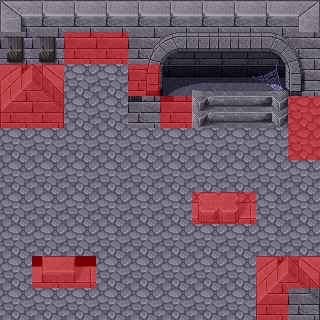

Tiled map render using the project's own tile images. Description and the whole map definition, tile-layer contents included, below:
An orthogonal 10x10 tile map with 32x32 px tiles, 3 tile layers (Tile Layer 1, Tile Layer 2, Collision), 3 tilesets and 1 object (warp).

<map version="1.0" orientation="orthogonal" width="10" height="10" tilewidth="32" tileheight="32">
 <tileset firstgid="1" name="Test" tilewidth="32" tileheight="32">
  <image source="crypt.png" width="512" height="512" />
  <tile id="2">
   <properties>
    <property name="collision" value="true" />
   </properties>
  </tile>
 </tileset>
 <tileset firstgid="257" name="ground_tiles" tilewidth="32" tileheight="32">
  <image source="ground_tiles.png" trans="000000" width="672" height="701" />
 </tileset>
 <tileset firstgid="698" name="tileeee" tilewidth="32" tileheight="32">
  <image source="object-layer_1.png" width="477" height="219" />
 </tileset>
 <layer name="Tile Layer 1" width="10" height="10">
  <data>
   <tile gid="14" />
   <tile gid="15" />
   <tile gid="15" />
   <tile gid="15" />
   <tile gid="15" />
   <tile gid="15" />
   <tile gid="15" />
   <tile gid="15" />
   <tile gid="15" />
   <tile gid="16" />
   <tile gid="202" />
   <tile gid="202" />
   <tile gid="79" />
   <tile gid="79" />
   <tile gid="49" />
   <tile gid="50" />
   <tile gid="51" />
   <tile gid="52" />
   <tile gid="53" />
   <tile gid="54" />
   <tile gid="202" />
   <tile gid="224" />
   <tile gid="224" />
   <tile gid="224" />
   <tile gid="65" />
   <tile gid="66" />
   <tile gid="67" />
   <tile gid="68" />
   <tile gid="69" />
   <tile gid="70" />
   <tile gid="224" />
   <tile gid="224" />
   <tile gid="224" />
   <tile gid="224" />
   <tile gid="44" />
   <tile gid="44" />
   <tile gid="157" />
   <tile gid="158" />
   <tile gid="159" />
   <tile gid="224" />
   <tile gid="224" />
   <tile gid="224" />
   <tile gid="224" />
   <tile gid="224" />
   <tile gid="224" />
   <tile gid="224" />
   <tile gid="224" />
   <tile gid="224" />
   <tile gid="224" />
   <tile gid="224" />
   <tile gid="224" />
   <tile gid="224" />
   <tile gid="224" />
   <tile gid="224" />
   <tile gid="224" />
   <tile gid="224" />
   <tile gid="224" />
   <tile gid="224" />
   <tile gid="224" />
   <tile gid="224" />
   <tile gid="224" />
   <tile gid="224" />
   <tile gid="224" />
   <tile gid="224" />
   <tile gid="224" />
   <tile gid="224" />
   <tile gid="224" />
   <tile gid="224" />
   <tile gid="224" />
   <tile gid="224" />
   <tile gid="224" />
   <tile gid="224" />
   <tile gid="224" />
   <tile gid="224" />
   <tile gid="224" />
   <tile gid="224" />
   <tile gid="224" />
   <tile gid="224" />
   <tile gid="224" />
   <tile gid="224" />
   <tile gid="224" />
   <tile gid="190" />
   <tile gid="191" />
   <tile gid="224" />
   <tile gid="224" />
   <tile gid="224" />
   <tile gid="224" />
   <tile gid="224" />
   <tile gid="203" />
   <tile gid="203" />
   <tile gid="224" />
   <tile gid="224" />
   <tile gid="224" />
   <tile gid="224" />
   <tile gid="224" />
   <tile gid="224" />
   <tile gid="224" />
   <tile gid="224" />
   <tile gid="203" />
   <tile gid="0" />
  </data>
 </layer>
 <layer name="Tile Layer 2" width="10" height="10">
  <data>
   <tile gid="0" />
   <tile gid="0" />
   <tile gid="0" />
   <tile gid="0" />
   <tile gid="0" />
   <tile gid="0" />
   <tile gid="0" />
   <tile gid="0" />
   <tile gid="0" />
   <tile gid="673" />
   <tile gid="0" />
   <tile gid="0" />
   <tile gid="0" />
   <tile gid="0" />
   <tile gid="0" />
   <tile gid="0" />
   <tile gid="0" />
   <tile gid="52" />
   <tile gid="0" />
   <tile gid="0" />
   <tile gid="107" />
   <tile gid="108" />
   <tile gid="0" />
   <tile gid="0" />
   <tile gid="0" />
   <tile gid="0" />
   <tile gid="141" />
   <tile gid="142" />
   <tile gid="143" />
   <tile gid="0" />
   <tile gid="123" />
   <tile gid="124" />
   <tile gid="0" />
   <tile gid="0" />
   <tile gid="0" />
   <tile gid="0" />
   <tile gid="0" />
   <tile gid="0" />
   <tile gid="0" />
   <tile gid="0" />
   <tile gid="0" />
   <tile gid="0" />
   <tile gid="0" />
   <tile gid="0" />
   <tile gid="0" />
   <tile gid="0" />
   <tile gid="0" />
   <tile gid="0" />
   <tile gid="0" />
   <tile gid="0" />
   <tile gid="0" />
   <tile gid="0" />
   <tile gid="0" />
   <tile gid="0" />
   <tile gid="0" />
   <tile gid="0" />
   <tile gid="0" />
   <tile gid="0" />
   <tile gid="0" />
   <tile gid="0" />
   <tile gid="0" />
   <tile gid="0" />
   <tile gid="0" />
   <tile gid="0" />
   <tile gid="0" />
   <tile gid="0" />
   <tile gid="222" />
   <tile gid="223" />
   <tile gid="0" />
   <tile gid="0" />
   <tile gid="0" />
   <tile gid="0" />
   <tile gid="0" />
   <tile gid="0" />
   <tile gid="0" />
   <tile gid="0" />
   <tile gid="0" />
   <tile gid="0" />
   <tile gid="0" />
   <tile gid="0" />
   <tile gid="0" />
   <tile gid="0" />
   <tile gid="0" />
   <tile gid="0" />
   <tile gid="0" />
   <tile gid="0" />
   <tile gid="0" />
   <tile gid="0" />
   <tile gid="107" />
   <tile gid="108" />
   <tile gid="0" />
   <tile gid="0" />
   <tile gid="0" />
   <tile gid="0" />
   <tile gid="0" />
   <tile gid="0" />
   <tile gid="0" />
   <tile gid="0" />
   <tile gid="123" />
   <tile gid="124" />
  </data>
 </layer>
 <layer name="Collision" width="10" height="10">
  <data>
   <tile gid="0" />
   <tile gid="0" />
   <tile gid="0" />
   <tile gid="0" />
   <tile gid="0" />
   <tile gid="0" />
   <tile gid="0" />
   <tile gid="0" />
   <tile gid="0" />
   <tile gid="0" />
   <tile gid="0" />
   <tile gid="0" />
   <tile gid="13" />
   <tile gid="13" />
   <tile gid="0" />
   <tile gid="0" />
   <tile gid="0" />
   <tile gid="0" />
   <tile gid="0" />
   <tile gid="0" />
   <tile gid="13" />
   <tile gid="13" />
   <tile gid="0" />
   <tile gid="0" />
   <tile gid="13" />
   <tile gid="0" />
   <tile gid="0" />
   <tile gid="0" />
   <tile gid="0" />
   <tile gid="0" />
   <tile gid="13" />
   <tile gid="13" />
   <tile gid="0" />
   <tile gid="0" />
   <tile gid="0" />
   <tile gid="13" />
   <tile gid="0" />
   <tile gid="0" />
   <tile gid="0" />
   <tile gid="13" />
   <tile gid="0" />
   <tile gid="0" />
   <tile gid="0" />
   <tile gid="0" />
   <tile gid="0" />
   <tile gid="0" />
   <tile gid="0" />
   <tile gid="0" />
   <tile gid="0" />
   <tile gid="13" />
   <tile gid="0" />
   <tile gid="0" />
   <tile gid="0" />
   <tile gid="0" />
   <tile gid="0" />
   <tile gid="0" />
   <tile gid="0" />
   <tile gid="0" />
   <tile gid="0" />
   <tile gid="0" />
   <tile gid="0" />
   <tile gid="0" />
   <tile gid="0" />
   <tile gid="0" />
   <tile gid="0" />
   <tile gid="0" />
   <tile gid="13" />
   <tile gid="13" />
   <tile gid="0" />
   <tile gid="0" />
   <tile gid="0" />
   <tile gid="0" />
   <tile gid="0" />
   <tile gid="0" />
   <tile gid="0" />
   <tile gid="0" />
   <tile gid="0" />
   <tile gid="0" />
   <tile gid="0" />
   <tile gid="0" />
   <tile gid="0" />
   <tile gid="13" />
   <tile gid="13" />
   <tile gid="0" />
   <tile gid="0" />
   <tile gid="0" />
   <tile gid="0" />
   <tile gid="0" />
   <tile gid="13" />
   <tile gid="13" />
   <tile gid="0" />
   <tile gid="0" />
   <tile gid="0" />
   <tile gid="0" />
   <tile gid="0" />
   <tile gid="0" />
   <tile gid="0" />
   <tile gid="0" />
   <tile gid="13" />
   <tile gid="0" />
  </data>
 </layer>
 <objectgroup name="warps" width="10" height="10">
  <object name="warp" x="193" y="51" width="90" height="35">
   <properties>
    <property name="mapa" value="mapa5" />
    <property name="x" value="32" />
    <property name="y" value="32" />
   </properties>
  </object>
 </objectgroup>
</map>
